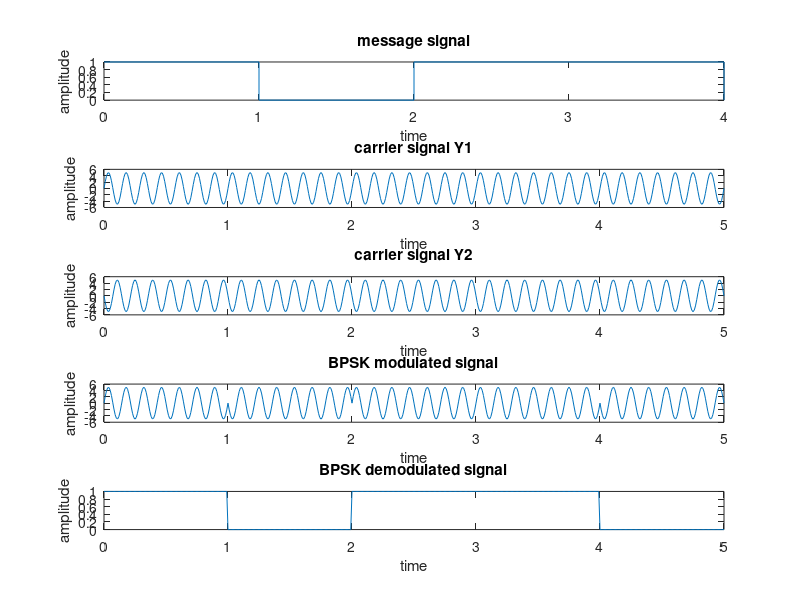

The MATLAB script that drew this image:
clc;
close all;
clear all;

fc=7;%carrier frequency fc
a=5; %amplitude 
n=[1 0 1 1 0 ]; %The first 4 bits are used and an extra zero is added at the end to prevent array-size mismatch
t1 = 0:0.01:length(n);
t2 = 0:4;
y1=a*sin(2*pi*fc*t1);
y2=-a*sin(2*pi*fc*t1);



%plotting the message signal 
subplot(5,1,1);
stairs(t2,n);
title('message signal');
xlabel('time');
ylabel('amplitude');

%plotting the carrier signal y1
subplot(5,1,2);
plot(t1,y1);
title('carrier signal Y1');
xlabel('time');
ylabel('amplitude');


%plotting the carrier signal y2
subplot(5,1,3);
plot(t1,y2);
title('carrier signal Y2');
xlabel('time');
ylabel('amplitude');


%modulation 
for i=1:5
    for j=(i-1)*100:i*100
        if(n(i)==1)
            z(j+1)=y1(j+1);
        else
            z(j+1)=y2(j+1);
        end
    end
end

%plotting the modulated signal 
subplot(5,1,4);
plot(t1,z);
title('BPSK modulated signal');
xlabel('time');
ylabel('amplitude');


%demodulation 
for i=1:5
    for j=(i-1)*100:i*100
        if(z(j+1)==y1(j+1))
            x(j+1)=1;
        else 
            x(j+1)=0;
        end
    end
end

%plotting the demodulated signal 
subplot(5,1,5);
plot(t1,x);
title('BPSK demodulated signal');
xlabel('time');
ylabel('amplitude');
